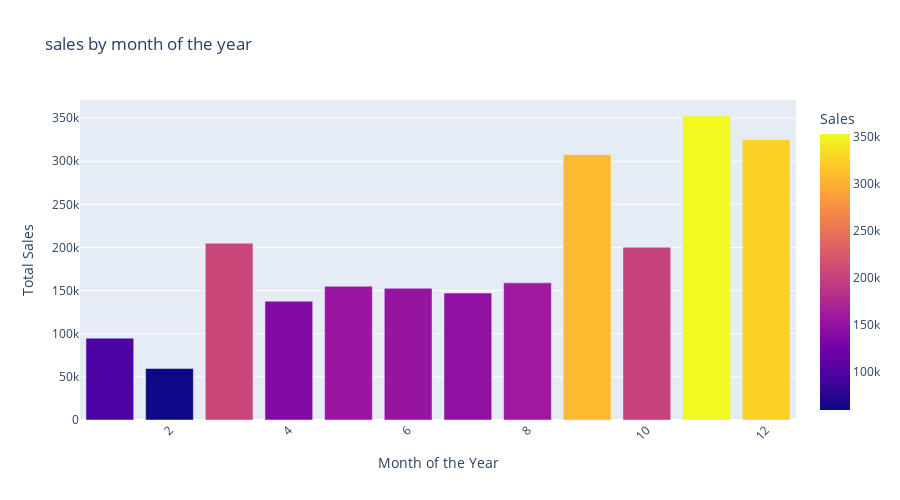

The notebook cell this image was saved under:
### Code cell
fig = px.bar(
    month_sales,
    x='Order Month',
    y='Sales',
    color='Sales',
    title='sales by month of the year'
)

fig.update_layout(
    xaxis_title='Month of the Year',
    yaxis_title='Total Sales',
    xaxis_tickangle=-45,
    height=500
)

fig.show()

### Figure 1 — Plotly figure (JSON) as saved in the notebook; plotly's stock layout.template omitted (floating-point values rounded to 4 significant figures)
{"data": [{"alignmentgroup": "True", "hovertemplate": "Order Month=%{x}<br>Sales=%{marker.color}<extra></extra>", "legendgroup": "", "marker": {"color": [94920.0, 59750.0, 205000.0, 137800.0, 155000.0, 152700.0, 147200.0, 159000.0, 307600.0, 200300.0, 352500.0, 325300.0], "coloraxis": "coloraxis", "pattern": {"shape": ""}}, "name": "", "offsetgroup": "", "orientation": "v", "showlegend": false, "textposition": "auto", "type": "bar", "x": [1, 2, 3, 4, 5, 6, 7, 8, 9, 10, 11, 12], "xaxis": "x", "y": [94920.0, 59750.0, 205000.0, 137800.0, 155000.0, 152700.0, 147200.0, 159000.0, 307600.0, 200300.0, 352500.0, 325300.0], "yaxis": "y"}], "layout": {"barmode": "relative", "coloraxis": {"colorbar": {"title": {"text": "Sales"}}, "colorscale": [[0, "#0d0887"], [0.1111, "#46039f"], [0.2222, "#7201a8"], [0.3333, "#9c179e"], [0.4444, "#bd3786"], [0.5556, "#d8576b"], [0.6667, "#ed7953"], [0.7778, "#fb9f3a"], [0.8889, "#fdca26"], [1, "#f0f921"]]}, "height": 500, "legend": {"tracegroupgap": 0}, "title": {"text": "sales by month of the year"}, "xaxis": {"anchor": "y", "domain": [0, 1], "tickangle": -45, "title": {"text": "Month of the Year"}}, "yaxis": {"anchor": "x", "domain": [0, 1], "title": {"text": "Total Sales"}}}}
